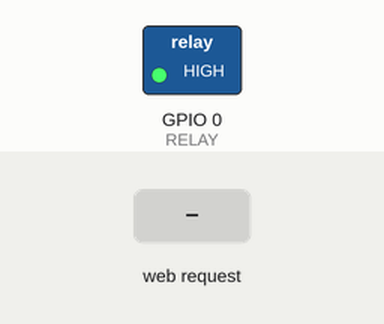
A sketch run on a simulated ESP8266 (NodeMCU). Shown: switched loads named in the sketch (green lamp = pin HIGH). Inputs (shaded band) come from the test bench. WiFi joins after 1.5 s; servers stay silent unless stated; what the sketch prints to the serial monitor is not drawn.

Above: at 2.7 s.
2.8 s: HTTP request GET /RELAY=7731 received
At 4.0 s:
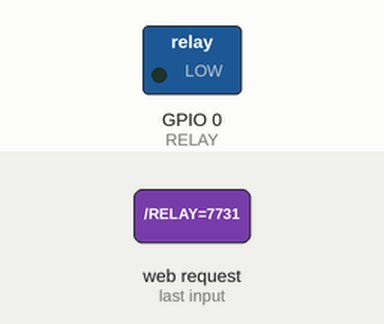
4.3 s: HTTP request GET /RELAY=7730 received
At 5.1 s:
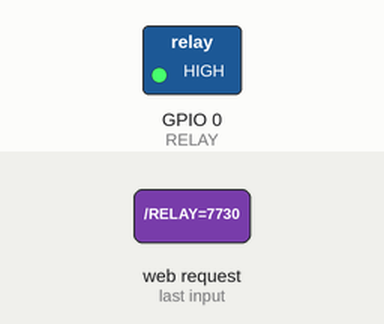
Timing chart, 0 to 7.3 s (numbered marks = the images above; inputs shaded):
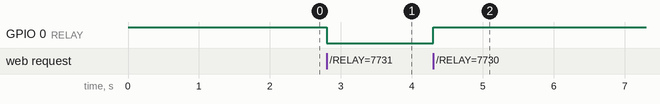

Measured:
- after the input at 2.8 s, GPIO 0 (RELAY): HIGH → LOW at once
- after the input at 4.3 s, GPIO 0 (RELAY): LOW → HIGH at once

The sketch:

ESP8266_Control_Relay_pompa_On_Off_update.ino
```cpp
#include <ESP8266WiFi.h>
#include <ESP8266HTTPClient.h>

const char *ssid = "Mediu";          // fill in here your router or wifi SSID
const char *password = "0000123456"; // fill in here your router or wifi password
IPAddress ip(192, 168, 1, 222);
#define RELAY 0 // relay connected to  GPIO0
WiFiServer server(80);
// test git
int isAutoPowerOff = 1;
unsigned  long timeReayStart = 1L;
unsigned  long timeRelayWorking;
unsigned  long timeToStayOn = 1800000L;


void setup()
{
  Serial.begin(115200); // must be same baudrate with the Serial Monitor

  pinMode(RELAY, OUTPUT);
  // start with relay OFF
  digitalWrite(RELAY, HIGH);

  // Connect to WiFi network
  Serial.println();
  Serial.println();
  Serial.print("Connecting to ");
  Serial.println(ssid);

  WiFi.config(IPAddress(192, 168, 1, 222), IPAddress(192, 168, 1, 1), IPAddress(255, 255, 255, 0), IPAddress(192, 168, 1, 1));

  WiFi.begin(ssid, password);

  while (WiFi.status() != WL_CONNECTED)
  {
    delay(500);
    Serial.print(".");
  }
  Serial.println("");
  Serial.println("WiFi connected");

  // Start the server
  server.begin();
  Serial.println("Server started");

  // Print the IP address
  Serial.print("Use this URL to connect: ");
  Serial.print("https://192.168.0.178/");
  Serial.print(WiFi.localIP());
  Serial.println("/");
}
//*************************************
//******************LOOP
//*************************************

void loop()
{
  //Serial.println("LOOP first line");
  // Set relay off after 20 min

  timeRelayWorking = millis() - timeReayStart;

  if (timeRelayWorking > timeToStayOn && isAutoPowerOff == 1) {
    digitalWrite(RELAY, HIGH);
    Serial.println("Relay off after set time");
    isAutoPowerOff = 0;
  }


  HTTPClient http;
  String ADCData, station, getData, relayStatus;

  // Check if a client has connected
  WiFiClient client = server.available();
  // this line end the code here
  if (!client)
  {
    return;
  }

  // Wait until the client sends some data
  Serial.println("new client");

  //  while (!client.available())
  //  {
  //    delay(1);
  //  }

  // Read the first line of the request
  String request = client.readStringUntil('\r');
  Serial.println(request);
  client.flush();
  int value = LOW;

  // Match the request
  if (request.indexOf("/RELAY=7731") != -1)
  {
    Serial.println("RELAY=ON");
    digitalWrite(RELAY, LOW);
    value = LOW;
    timeReayStart = millis();
    isAutoPowerOff = 1;
  }


  if (request.indexOf("/RELAY=7730") != -1)
  {
    Serial.println("RELAY=OFF");
    digitalWrite(RELAY, HIGH);
    value = HIGH;
  }
  // Return the response
  client.println("HTTP/1.1 200 OK");
  client.println("Content-Type: text/html");
  client.println(""); //  this is a must
  client.println("<!DOCTYPE HTML>");
  client.println("<html>");
  client.println("<head><title>ESP8266 RELAY Control</title></head>");
  client.print("Relay is now: ");

  if (value == HIGH)
  {
    client.print("OFF");
  }
  else
  {
    client.print("ON");
  }
  client.println("<br><br>");
  client.println("Turn <a>OFF</a> RELAY WORKING<br>");
  client.println("</html>");

  delay(1);
  Serial.println("Client disonnected");
  Serial.println("");

}
```
